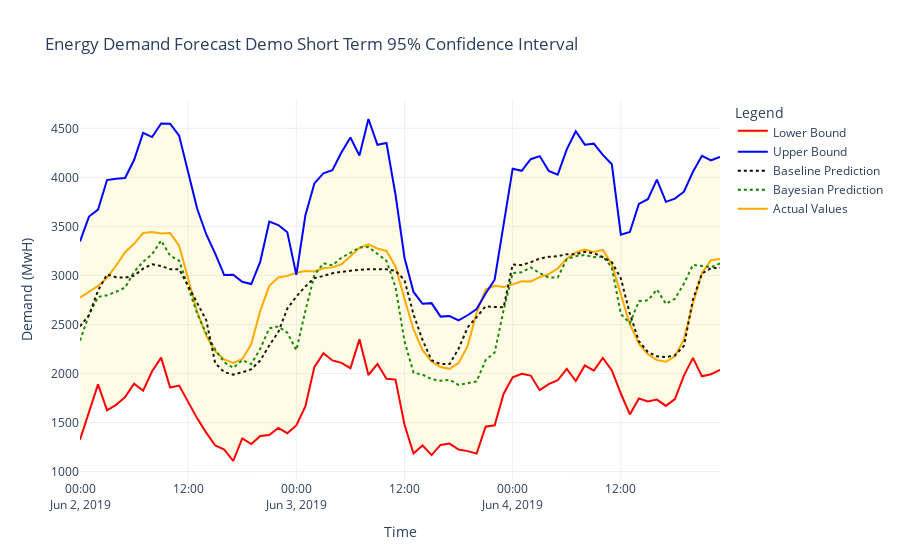

The notebook cell this image was saved under:
### Markdown cell above
# Boundary Encapsulation Viz:

### Code cell
import plotly.graph_objects as go
from scipy.stats import norm

baseline = pd.read_csv("/home/jik19004/FilesToRun/BayesianTimeSeries/Bayesian_1sample/TestingShort/TestingPredictionsShort.csv")
def plot_time_series_with_confidence(
    actual_df, prediction_df, std_dev_df, start_col, end_col, confidence=0.95, baseline = baseline, type = "Long"
):
    
    baseline.columns = pd.to_datetime(
    baseline.columns.str.extract(r'(\d{1,2}/\d{1,2}/\d{4})')[0], format='%m/%d/%Y', errors='coerce'
)
    # Parse the start and end column names as datetime
    
    
    
    start_col = pd.to_datetime(start_col)
    end_col = pd.to_datetime(end_col)

    # Slice data based on the time range
    selected_actual = np.array(actual_df.loc[:, start_col:end_col]).reshape(-1, order = "A")
    selected_prediction = np.array(prediction_df.loc[:, start_col:end_col]).reshape(-1, order = "A")
    selected_std_dev = np.array(std_dev_df.loc[:, start_col:end_col]).reshape(-1, order = "A")
    baseline = np.array(baseline.loc[:, start_col:end_col]).reshape(-1, order = "A") 

    # Calculate Z-score for the given confidence level
    Z = norm.ppf((1 + confidence) / 2)
    time_range = pd.date_range(start=start_col, end=end_col, freq='H').values[:-1]

    # Compute confidence interval bounds
    lower_bounds = selected_prediction - Z * selected_std_dev
    upper_bounds = selected_prediction + Z * selected_std_dev

    # Prepare x-axis labels
    fig = go.Figure()

    fig.add_trace(
        go.Scatter(
            x=time_range,
            y=selected_actual, # selected_actual.iloc[0]
            mode= "lines",
            name= "Actual Values",
            line= dict(color="orange"),
        )
    )
    # Add predictions
    fig.add_trace(
        go.Scatter(
            x=time_range,
            y=selected_prediction,    #selected_prediction.iloc[0], 
            mode="lines",
            name="Bayesian Prediction",
            line=dict(color="green", dash = "dot"),
        )
    )
    fig.add_trace(
        go.Scatter(
            x=time_range,
            y=baseline,           #baseline_long.iloc[0],
            mode="lines",
            name="Baseline Prediction",
            line=dict(color='black', dash = "dot"),
            showlegend=True,
        )
    )
    # Add confidence interval bounds (shaded area)
    fig.add_trace(
        go.Scatter(
            x=time_range,
            y=upper_bounds,         #upper_bounds.iloc[0],
            mode="lines",
            name="Upper Bound",
            line=dict(color='blue'),
            showlegend=True,
        )
    )
    
    fig.add_trace(
        go.Scatter(
            x=time_range,
            y=lower_bounds,          #lower_bounds.iloc[0],
            mode="lines",
            name="Lower Bound",
            fill="tonexty",
            line=dict(color='red'),
            fillcolor='rgba(255, 211, 0, 0.1)',
            showlegend=True,
        )
    )   
        
    # Update layout
    fig.update_layout(
        title="Energy Demand Forecast Demo {} Term 95% Confidence Interval".format(type),
        xaxis_title="Time",
        yaxis_title="Demand (MwH)",
        legend_title="Legend",
        template="plotly_white",
    )

    # Show the plot
    fig.show()

std_long.columns = predictions_long.columns.copy()
std_short.columns = predictions_short.columns.copy()
# Specify the range of columns to plot
start_column = pd.to_datetime("2019-06-02 00:00:00")
end_column = pd.to_datetime("2019-06-05 00:00:00")

# Call the function to plot
plot_time_series_with_confidence(actuals_short, predictions_short, std_short, start_column, end_column, type ="Short")
